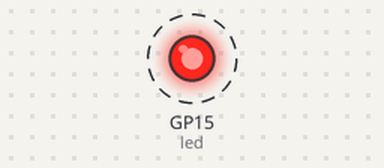
The program below on a simulated Raspberry Pi Pico running MicroPython. Parts: output pins drawn as LEDs (lit = HIGH). Wiring (from the project's diagram.json): red LED on GP15. Dashed ring = blinking. What the program prints to the serial console is not drawn.

Above: at 0.2 s.
Timing chart, 0 to 3.0 s (numbered marks = the images above):
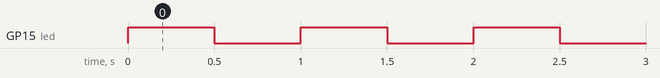

The program:

main.py
```python
from machine import Pin
import time

print("=== Blink iniciado ===")

led = Pin(15, Pin.OUT)
counter = 0

while True:
    counter += 1
    led.value(1)
    print("LED ON  -", counter)
    time.sleep(0.5)
    led.value(0)
    print("LED OFF -", counter)
    time.sleep(0.5)
```

Measured:
- by itself, GP15 (led): alternates HIGH for 0.50 s and LOW for 0.50 s
